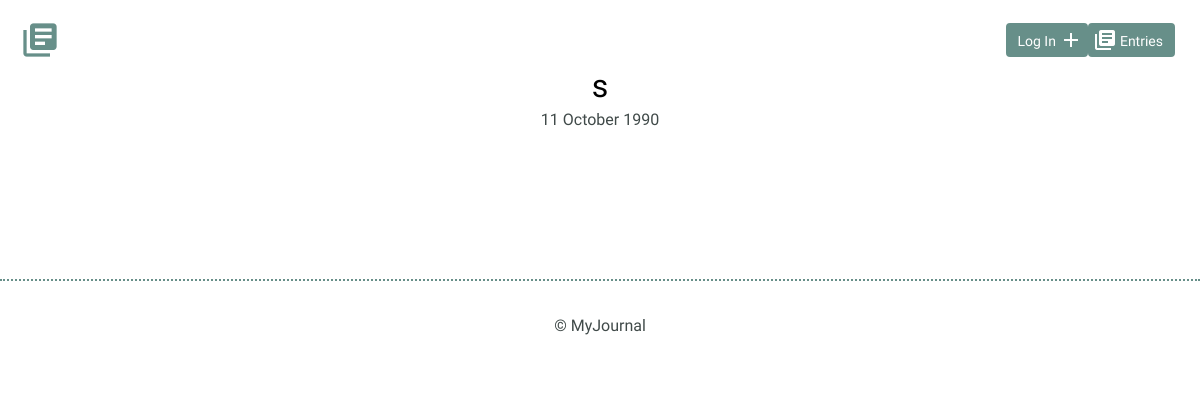
/entries, run on an earlier commit of the app's database.
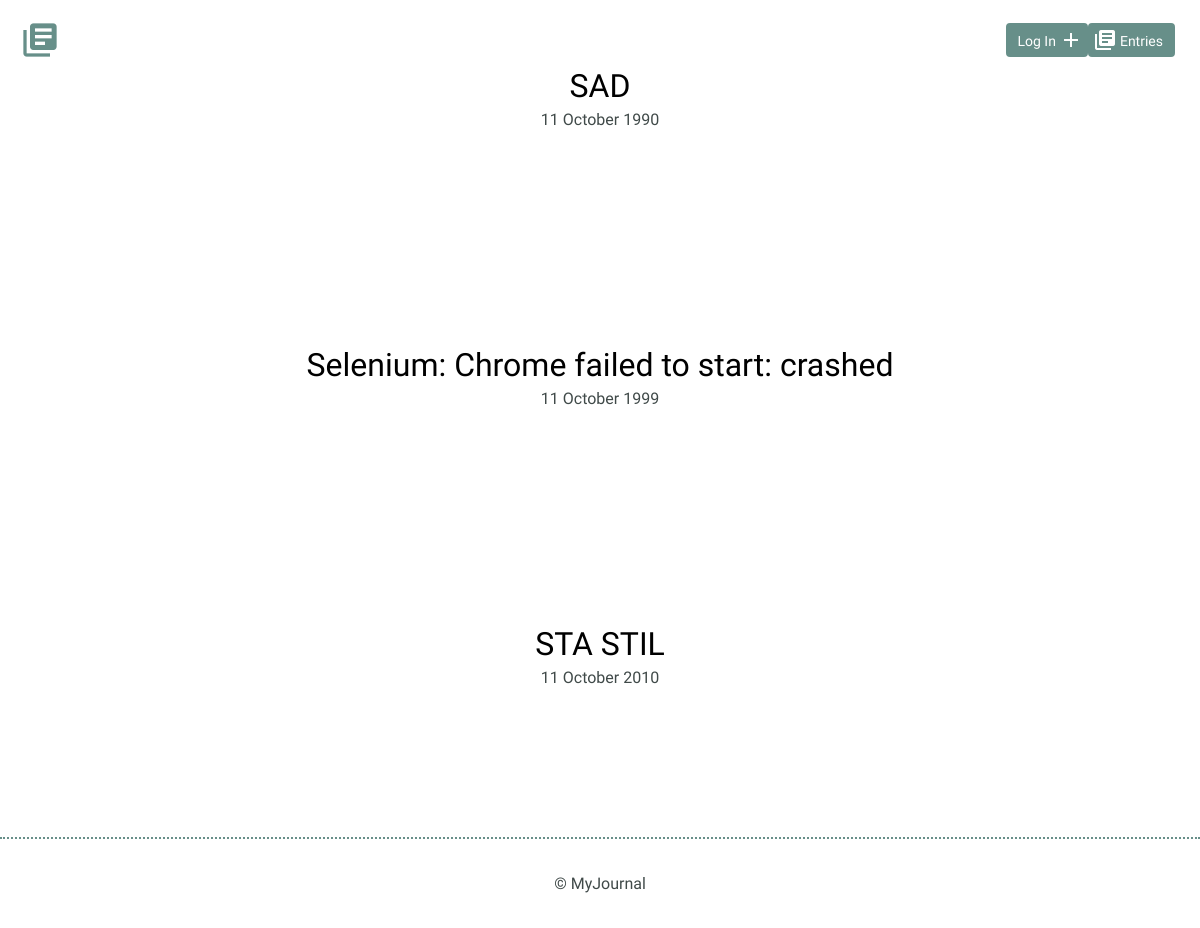
And on a later commit of the database.
### models.py (models this page shows)
class Post(Model):
    title = CharField()
    date = DateField()
    time_spent = CharField(max_length=100)
    what_i_learned = TextField()
    resources_to_remember = TextField()
    posted_at = DateTimeField(default=datetime.datetime.now)
    class Meta:
        database = DATABASE
        order_by = ('-posted_at',)

### app.py (the view)
@app.route('/entries')
def list():
    stream = models.Post.select().limit(100)
    return render_template('list.html', stream=stream)

### app.py (called while the page is built)
@app.before_request
def before_request():
    g.db = models.DATABASE
    g.db.connect(reuse_if_open=True)
    g.user = current_user

@app.after_request
def after_request(response):
    g.db.close()
    return response

### templates/list.html
{% extends 'index.html' %}

### templates/index.html (shortened to what this page needs)
{% extends "layout.html" %}
{% block content %}
{% if stream %}
    {% for post in stream %}
    <section>
        <div class="container">
            <div class="entry-list">
                <article>
                    <h2><a href="{{ url_for('detail', post_id=post.id) }}">{{ post.title }}</a></h2>
                    <time datetime="datetime">{{ post.date.strftime('%d %B %Y') }} </time>
                </article>
            </div>
        </div>
    </section>
    {% endfor %}
{% endif %}
{% endblock %}

What changed in the data, as far as the page shows it:
changed Post: title "s" → "SAD"
added Post: title "Selenium: Chrome failed to start: crashed", date "11 October 1999"
added Post: title "STA STIL", date "11 October 2010"
